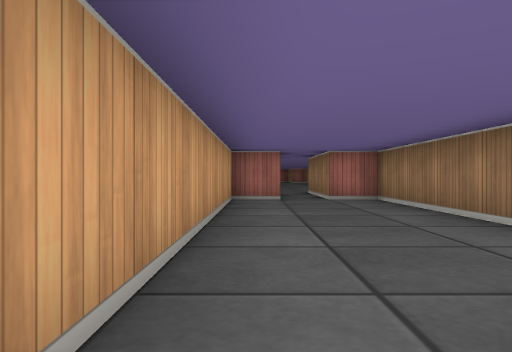
view 1 (above)

24 first-person views from a walk through a cub3D maze. The camera is about half as high as the walls, looks level and sees 70° across. The floor is counted in squares. Each view is taken from the middle of a square. On the plan, view 1 faces up. The plan holds only what a view shows up to about 9 squares ahead; the rest is blank.

view 2
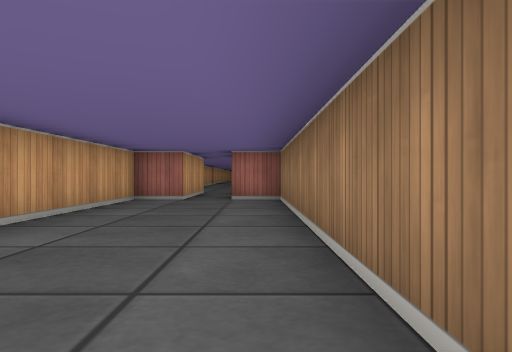

view 3
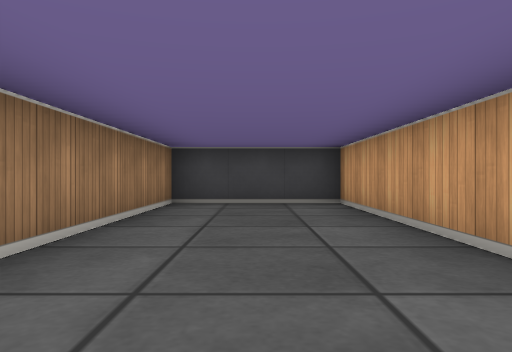

view 4
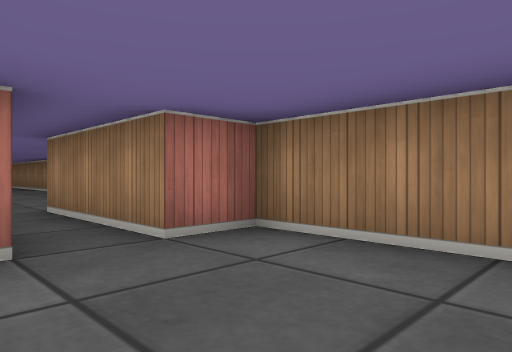

view 5
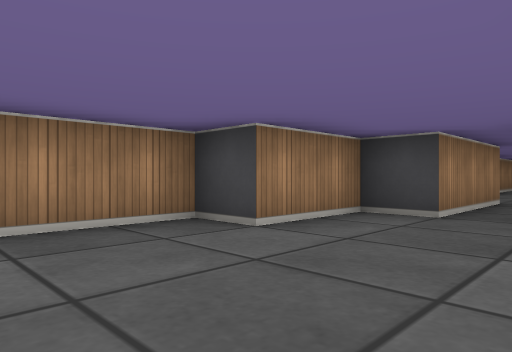

view 6
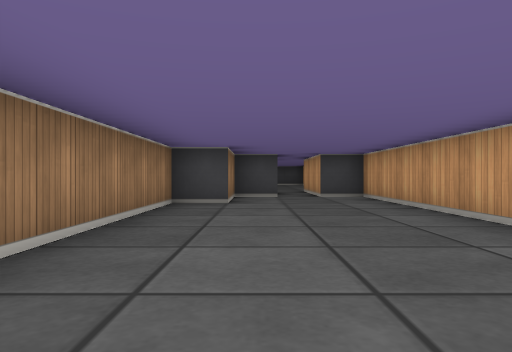

view 7
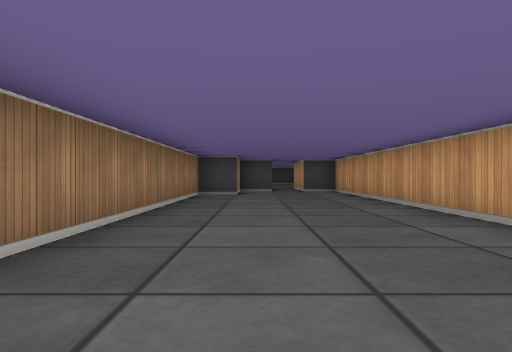

view 8
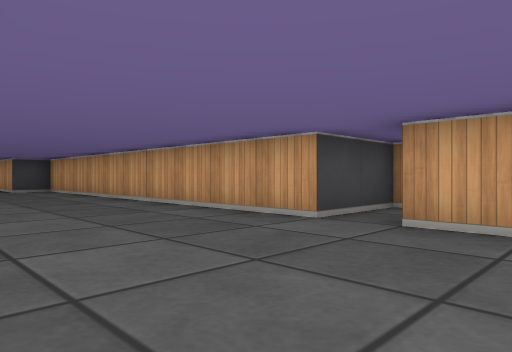

view 9
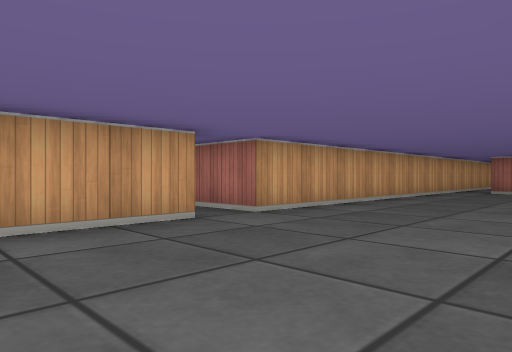

view 10
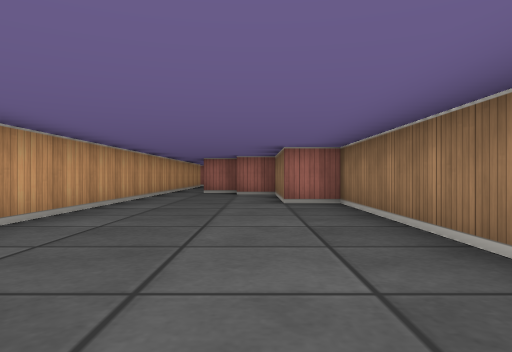

view 11
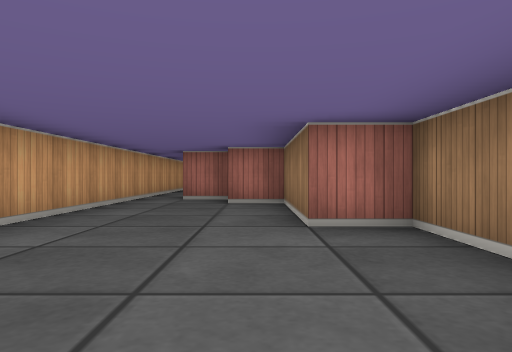

view 12
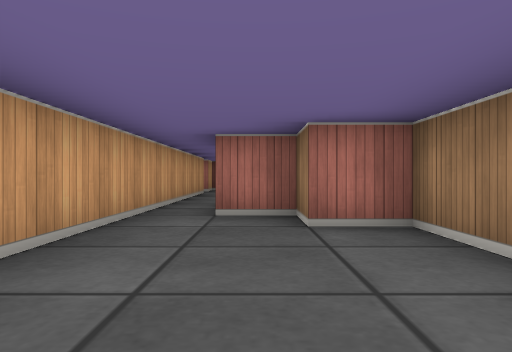

view 13
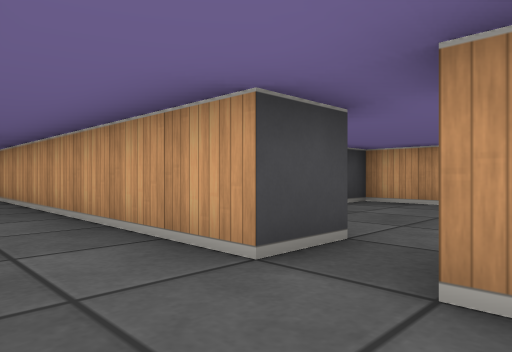

view 14
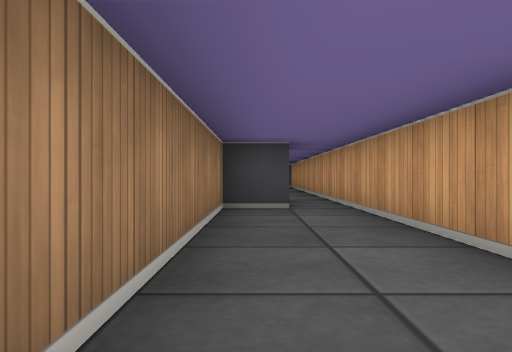

view 15
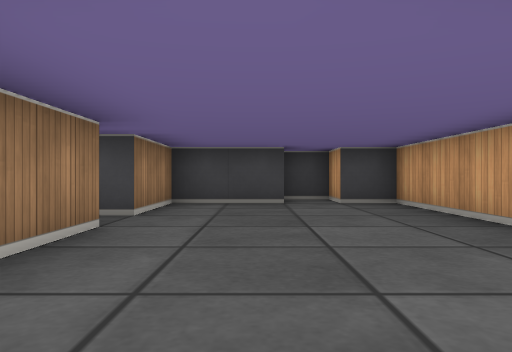

view 16
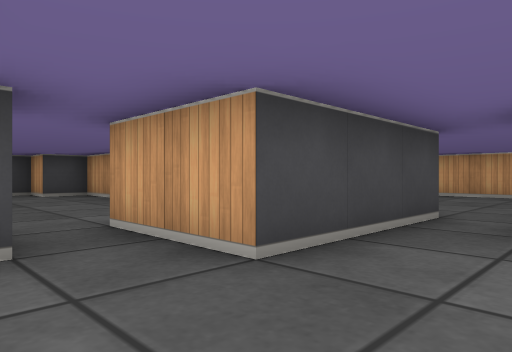

view 17
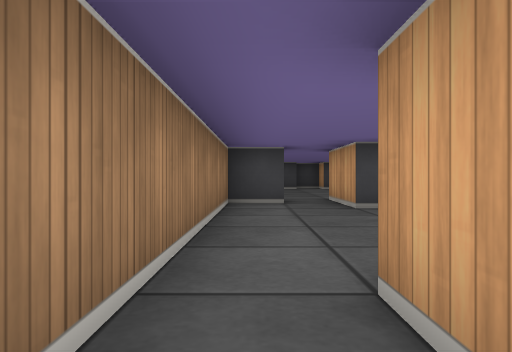

view 18
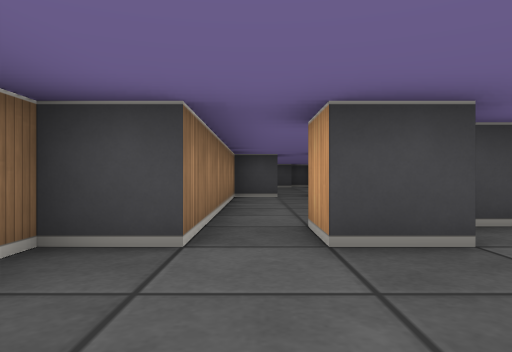

view 19
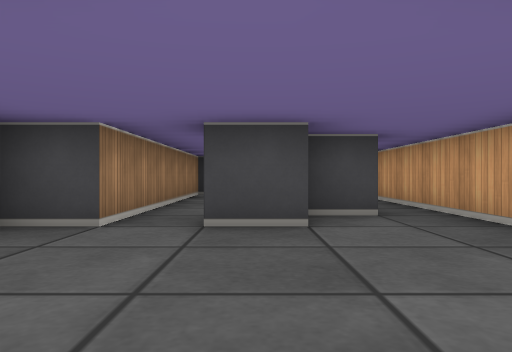

view 20
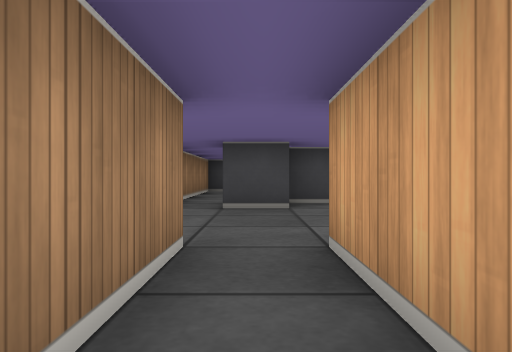

view 21
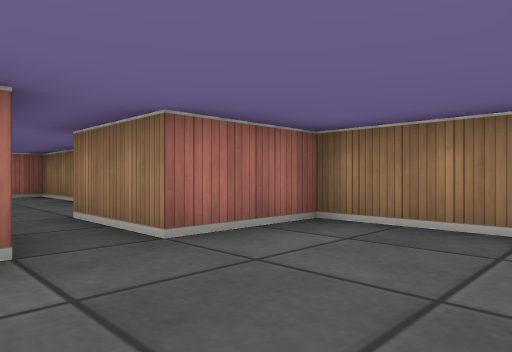

view 22
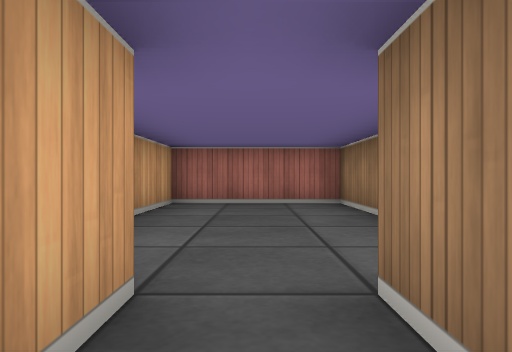

view 23
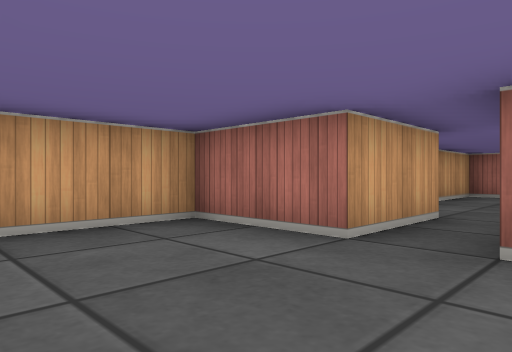

view 24
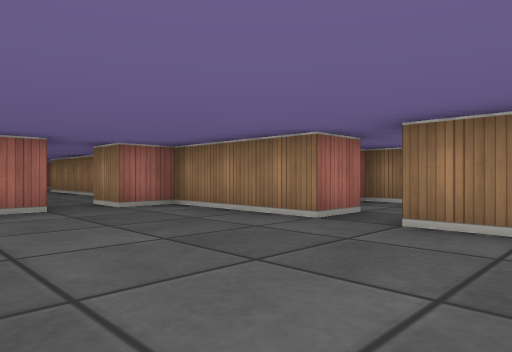

### Floor plan
Points are (right, up) in squares from view 1. A wall is a line through its corners. A room is listed if a view was taken in it or the views show most of it. See-through windows are left out.
Room 1 (views 1, 2, 3, 4)
walls: (0.5, 7.5) (-0.5, 7.5) (-0.5, -0.5) (2.5, -0.5) (2.5, 7.5) (1.5, 7.5)
ways out: opening at (1, 8) to room 2
Room 2 (views 5, 6, 7, 8, 9, 10, 11, 12)
walls: (-2.5, 20.5) (-0.5, 20.5) (-0.5, 10.5) (0.5, 10.5) (0.5, 7.5); (-0.5, 29.5) (-0.5, 21.5) (-2, 21.5); (1.5, 7.5) (1.5, 10.5) (2.5, 10.5) (2.5, 12.5) (3.5, 12.5) (3.5, 25.5) (2.5, 25.5) (2.5, 28.5) (1.5, 28.5) (1.5, 29.5) (0.5, 29.5)
ways out: opening at (1, 8) to room 1; opening at (0, 29) to room 3
Room 3 (views 13, 14)
walls: (-1.5, 35.5) (-0.5, 35.5) (-0.5, 29.5); (0.4, 31.5) (1.5, 31.5) (1.5, 37.5); (-0.5, 36.5) (-1.5, 36.5)
ways out: opening at (0, 29) to room 2; opening at (-1, 36) to room 7
Room 4 (views 15, 16)
walls: (-5.5, 44.5) (-5.5, 42.5); (-2.5, 39.5) (-2.5, 40.5) (-1.5, 40.5) (-1.5, 45.5); (-6.5, 41.5) (-3.5, 41.5) (-3.5, 39.5)
ways out: opening at (-5, 45.5) to room 5; opening at (-2, 46) to room 5; opening at (-3, 40) to room 7; opening at (-6, 42)
Room 5 (views 17, 18, 19, 21, 22, 23)
walls: (-3.6, 46.5) (-2.5, 46.5) (-2.5, 45.5); (-4.5, 45.5) (-3.5, 45.5); (-1.5, 45.5) (-1.5, 46.5) (-0.5, 46.5) (-0.5, 49.5) (-2.5, 49.5) (-2.5, 51.5); (-3.5, 51.5) (-3.5, 49.5) (-5.5, 49.5) (-5.5, 44.5)
ways out: opening at (-5, 45.5) to room 4; opening at (-2, 46) to room 4; opening at (-3, 50.5) to room 6
Room 6 (view 20)
walls: (-1.5, 54.4) (-1.5, 56.5) (-4.5, 56.5) (-4.5, 54.5)
ways out: opening at (-3, 50.5) to room 5
Room 7 (view 24)
walls: (-5.5, 36.5) (-5.5, 33.5) (-4.5, 33.5) (-4.5, 32.5) (-3.5, 32.5); (-3.5, 33.5) (-1.5, 33.5) (-1.5, 35.5); (-1.5, 36.5) (-1.5, 39.5) (-2.5, 39.5); (-3.5, 39.5) (-4.1, 39.5)
ways out: opening at (-1, 36) to room 3; opening at (-3, 40) to room 4

Where each view was taken, in squares from view 1:
view 1: 0 up, 0 right, facing up
view 2: 0 up, 2 right, facing up
view 3: 6 up, 1 right, facing down
view 4: 5 up, 0 right, facing up-right
view 5: 15 up, 0 right, facing down-right
view 6: 19 up, 2 right, facing down
view 7: 22 up, 2 right, facing down
view 8: 23 up, 3 right, facing down-left
view 9: 18 up, 3 right, facing up-left
view 10: 19 up, 2 right, facing up
view 11: 22 up, 2 right, facing up
view 12: 25 up, 1 right, facing up
view 13: 37 up, 1 right, facing down-left
view 14: 37 up, 1 right, facing down
view 15: 40 up, 3 left, facing down
view 16: 43 up, 2 left, facing down-left
view 17: 47 up, 2 left, facing down
view 18: 49 up, 2 left, facing down
view 19: 50 up, 3 left, facing down
view 20: 52 up, 3 left, facing down
view 21: 47 up, 4 left, facing up-right
view 22: 50 up, 3 left, facing up
view 23: 47 up, 2 left, facing up-left
view 24: 34 up, 5 left, facing up-right
